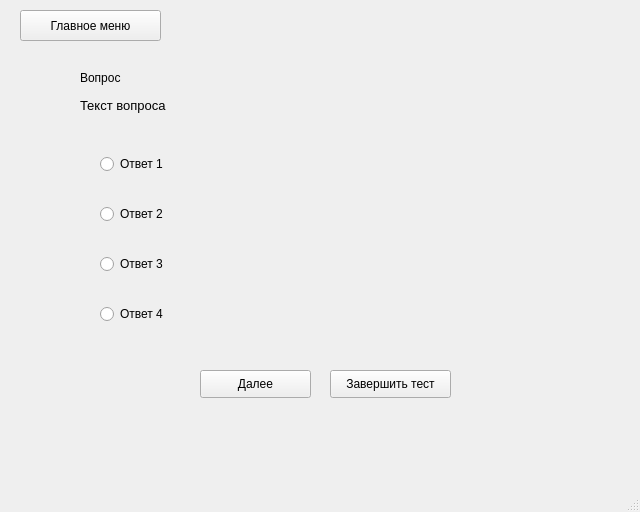
<?xml version="1.0" encoding="UTF-8"?>
<ui version="4.0">
 <class>MainWindow</class>
 <widget class="QMainWindow" name="MainWindow">
  <property name="geometry">
   <rect>
    <x>0</x>
    <y>0</y>
    <width>640</width>
    <height>512</height>
   </rect>
  </property>
  <property name="windowTitle">
   <string>MainWindow</string>
  </property>
  <widget class="QWidget" name="centralwidget">
   <widget class="QPushButton" name="menu">
    <property name="geometry">
     <rect>
      <x>20</x>
      <y>10</y>
      <width>141</width>
      <height>31</height>
     </rect>
    </property>
    <property name="text">
     <string>Главное меню</string>
    </property>
   </widget>
   <widget class="QLabel" name="text">
    <property name="geometry">
     <rect>
      <x>80</x>
      <y>90</y>
      <width>661</width>
      <height>31</height>
     </rect>
    </property>
    <property name="font">
     <font>
      <pointsize>10</pointsize>
     </font>
    </property>
    <property name="text">
     <string>Текст вопроса</string>
    </property>
   </widget>
   <widget class="QWidget" name="verticalLayoutWidget">
    <property name="geometry">
     <rect>
      <x>100</x>
      <y>130</y>
      <width>401</width>
      <height>221</height>
     </rect>
    </property>
    <layout class="QVBoxLayout" name="verticalLayout">
     <item>
      <widget class="QRadioButton" name="v1">
       <property name="text">
        <string>Ответ 1</string>
       </property>
      </widget>
     </item>
     <item>
      <widget class="QRadioButton" name="v2">
       <property name="text">
        <string>Ответ 2</string>
       </property>
      </widget>
     </item>
     <item>
      <widget class="QRadioButton" name="v3">
       <property name="text">
        <string>Ответ 3</string>
       </property>
      </widget>
     </item>
     <item>
      <widget class="QRadioButton" name="v4">
       <property name="text">
        <string>Ответ 4</string>
       </property>
      </widget>
     </item>
    </layout>
   </widget>
   <widget class="QPushButton" name="nextquestion">
    <property name="geometry">
     <rect>
      <x>200</x>
      <y>370</y>
      <width>111</width>
      <height>28</height>
     </rect>
    </property>
    <property name="text">
     <string>Далее</string>
    </property>
   </widget>
   <widget class="QLabel" name="gotright">
    <property name="geometry">
     <rect>
      <x>270</x>
      <y>10</y>
      <width>351</width>
      <height>21</height>
     </rect>
    </property>
    <property name="text">
     <string/>
    </property>
   </widget>
   <widget class="QLabel" name="qnumber">
    <property name="geometry">
     <rect>
      <x>80</x>
      <y>70</y>
      <width>261</width>
      <height>16</height>
     </rect>
    </property>
    <property name="text">
     <string>Вопрос</string>
    </property>
   </widget>
   <widget class="QPushButton" name="endtest2">
    <property name="geometry">
     <rect>
      <x>330</x>
      <y>370</y>
      <width>121</width>
      <height>28</height>
     </rect>
    </property>
    <property name="text">
     <string>Завершить тест</string>
    </property>
   </widget>
   <widget class="QLabel" name="bck">
    <property name="geometry">
     <rect>
      <x>0</x>
      <y>0</y>
      <width>641</width>
      <height>461</height>
     </rect>
    </property>
    <property name="text">
     <string/>
    </property>
   </widget>
   <zorder>bck</zorder>
   <zorder>menu</zorder>
   <zorder>text</zorder>
   <zorder>verticalLayoutWidget</zorder>
   <zorder>nextquestion</zorder>
   <zorder>gotright</zorder>
   <zorder>qnumber</zorder>
   <zorder>endtest2</zorder>
  </widget>
  <widget class="QMenuBar" name="menubar">
   <property name="geometry">
    <rect>
     <x>0</x>
     <y>0</y>
     <width>640</width>
     <height>26</height>
    </rect>
   </property>
  </widget>
  <widget class="QStatusBar" name="statusbar"/>
 </widget>
 <resources/>
 <connections/>
</ui>
